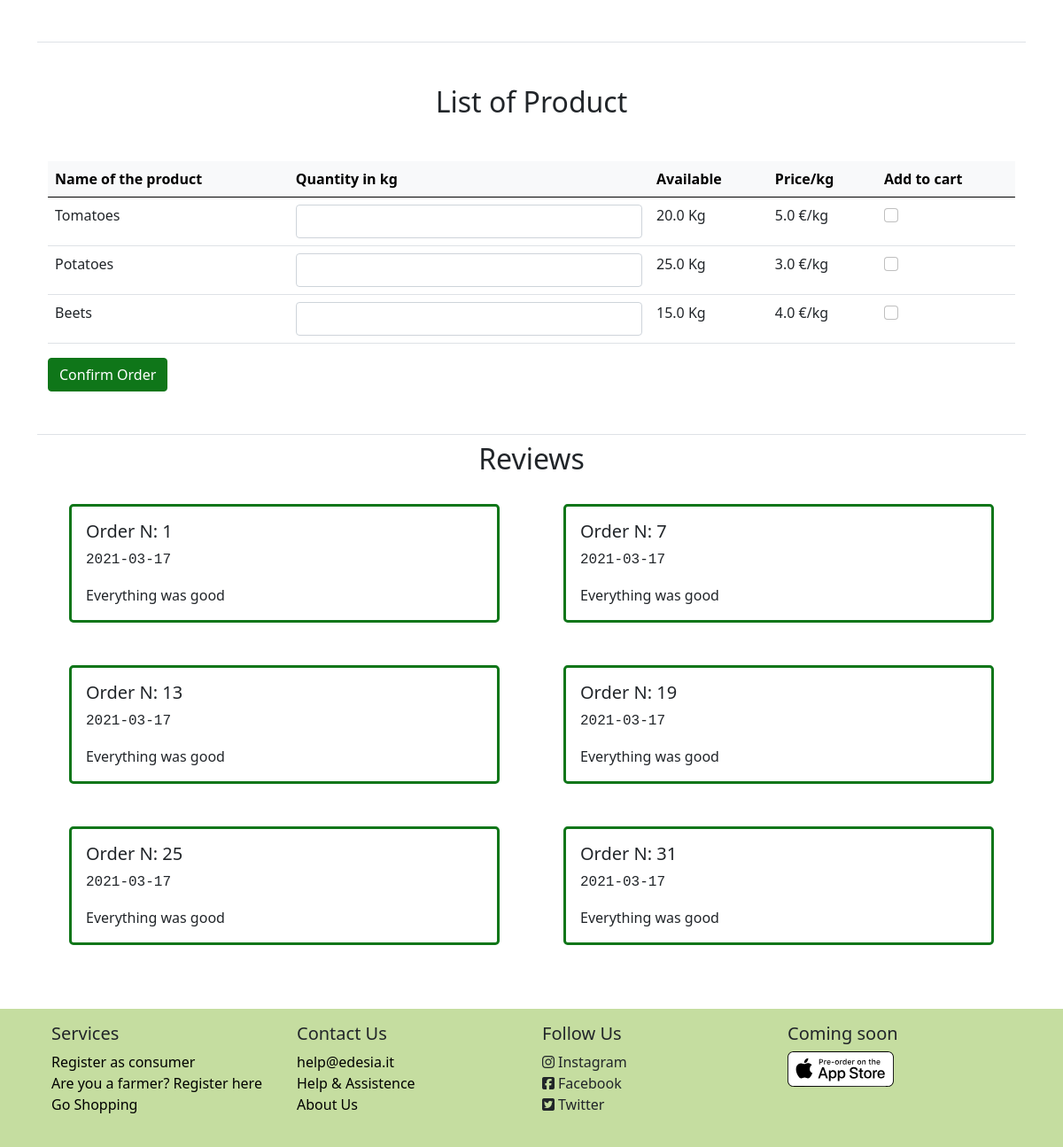
The app's page /farmer_store/7 (lower part), older data.
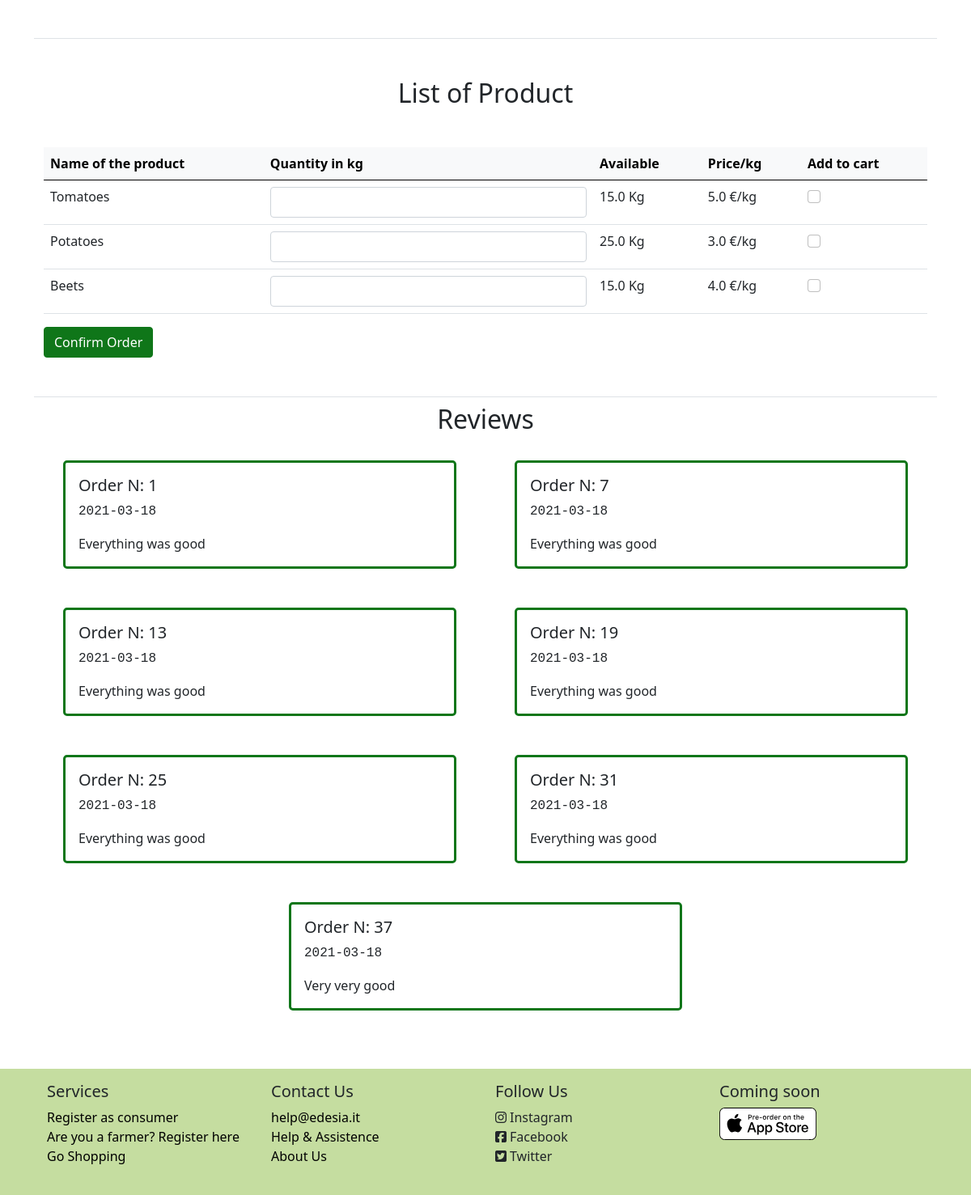
The same page, newer data.
### model.py (models this page shows, shortened)
class Product (db.Model):
    id = db.Column(db.Integer, primary_key=True)
    box = db.Column(db.Boolean)
    supplier_id = db.Column(db.Integer, db.ForeignKey('supplier.id'))
    name = db.Column(db.String, nullable=False)
    price = db.Column(db.Float, nullable=False)
    quantity = db.Column(db.Float, nullable=False)
    description = db.Column(db.Text)

class Review (db.Model):
    id = db.Column(db.Integer, primary_key=True)
    order_id = db.Column(db.Integer, db.ForeignKey('order.id'))
    consumer_id = db.Column(db.Integer, db.ForeignKey('consumer.id'))
    supplier_id = db.Column(db.Integer, db.ForeignKey('supplier.id'))
    text = db.Column(db.Text, nullable=False)
    timestamp = db.Column(db.Date, default=datetime.utcnow)

### app.py (the view)
@app.route('/farmer_store/<int:id>', methods=['GET', 'POST'])
def farmer_store(id):
    supplier = Supplier.query.filter_by(id=id).first()
    products = Product.query.filter(Product.supplier_id==id, Product.box==False, Product.quantity>0.0).all()
    boxes = Product.query.filter(Product.supplier_id==id, Product.box==True, Product.quantity>0.0).all()
    min_entries = len(products)+len(boxes)
    class LocalForm(OrderForm):pass
    LocalForm.order = FieldList(FormField(OrderEntryForm), min_entries=min_entries) # min_entries represent the minimum istances of the FormField that will be shown
    form=LocalForm()
    reviews = Review.query.filter_by(supplier_id=id).all() # query the reviews to be shown in the page
    return render_template("Pages/farmer_store.html", supplier=supplier, products=products, boxes=boxes, form=form, reviews=reviews, title="Supplier-Store")

### app.py
    class LocalForm(OrderForm):pass

### form.py
class OrderEntryForm(FlaskForm):
    name = StringField()
    quantity = FloatField('Quantity')
    price = FloatField()
    to_order = BooleanField('Add Product')
    box = BooleanField()

### templates/Pages/farmer_store.html (shortened to what this page needs)
{% extends 'Components/base.html' %}
{% block body %}
    <div class="container-lg mt-3 border-top">
        <form action="{{ url_for('order_func', id = supplier.id) }}" method="post">
            <div class="row row-cols-md-4">
                {% for i in range(boxes|length) %}
                    <div class="col-md">
                    </div>
                {% endfor %}
            </div>
            <div class="container-fluid m-auto border-top">
                <h2 class="text-center m-5">List of Product</h2>
            <div class="table-responsive-lg">
                <table class="table table-hover">
                    <thead class="table-light">
                    <tr>
                        <th scope="col">Name of the product</th>
                        <th scope="col">Quantity in kg</th>
                        <th scope="col">Available</th>
                        <th scope="col">Price/kg</th>
                        <th scope="col">Add to cart</th>
                    </tr>
                    </thead>
                    <tbody>
                    {% for i in range(products|length) %}
                        <tr>
                            <td scope="row">{{ products[i].name }}</td>
                            <td>{{ form.order[i].quantity(class="form-control") }}</td>
                            <td>{{ products[i].quantity }} Kg</td>
                            <td>{{ products[i].price }} €/kg</td>
                            <td class="m-auto">{{ form.order[i].to_order(class="form-check-input") }}</td>
                        </tr>
                    {% endfor %}
                    </tbody>
                </table>
            </div>
            {{ form.submit(class="btn btn-primary", style="background-color: #0F7619; border-color: #0F7619") }}
            </div>
        </form>
        {% if reviews %}
            <div class="container-fluid mt-5 border-top">
                    <h2 class="text-center mt-2">Reviews</h2>
            <div class="row row-cols-lg-2">
                {% for review in reviews %}
                    <div class="col-lg m-auto">
                             <div class="card m-4 rounded-3 border-3" id="cardResult">
                                        <div class="card-body">
                                            <h5 class="card-title">
                                                Order N: {{ review.order_id }}
                                            </h5>
                                            <p class="font-monospace">{{ review.timestamp }}</p>
                                            <p class="card-text">{{ review.text}}</p>
                                        </div>
                            </div>
                    </div>
                {% endfor %}
            </div>
                </div>
        {% endif %}
    </div>
{% endblock %}

### templates/Components/base.html (shortened to what this page needs)
<!DOCTYPE html>
<html lang="en">
<head>
    {% block head %}
        <link href="/static/personal.css" rel="stylesheet">
        <link href="/static/bootstrap/css/bootstrap.css" rel="stylesheet">
    {% endblock %}
</head>
<body>
{% block body %}
{% endblock %}
{% block footer %}
    <div class="container-fluid mt-5" style="background-color: #C5DDA0">
        <div class="container-lg" id="footer">
            <div class="row row-cols-md-4 p-3">
                <div class="col-md pb-1 m-auto navbar-light">
                    <h5>Services</h5>
                    <ul class="list-unstyled">
                        <li><a href="{{ url_for('registration', type_user='consumer') }}">Register as consumer</a></li>
                        <li><a href="{{ url_for('registration', type_user='supplier') }}">Are you a farmer? Register here</a></li>
                        <li><a href="#search">Go Shopping</a></li>
                    </ul>
                </div>
                 <div class="col-md pb-1 m-auto">
                    <h5>Contact Us</h5>
                    <ul class="list-unstyled">
                        <li><a href="mailto:help@edesia.it">help@edesia.it</a></li>
                        <li><a href="{{ url_for('contact_us') }}">Help & Assistence</a></li>
                        <li><a href="{{ url_for('about_us') }}">About Us</a></li>
                    </ul>
                </div>
                 <div class="col-md pb-1 m-auto">
                     <h5>Follow Us</h5>
                     <ul class="list-unstyled">
                         <li><i class="fab fa-instagram pe-1"></i>Instagram</li>
                         <li><i class="fab fa-facebook-square pe-1"></i>Facebook</li>
                         <li><i class="fab fa-twitter-square pe-1"></i>Twitter</li>
                     </ul>
                </div>
                 <div class="col-md pb-1">
                     <h5>Coming soon</h5>
                     <img src="/static/images/homepage/coming_soon_apple.svg" class="img-fluid">
                </div>
            </div>
        </div>
    </div>
{% endblock %}
</body>
</html>

### static/personal.css (style rules this page uses)
#footer a { text-decoration: none; color: black; }
#searchBar input, #cardResult, #cardProfileConsumer { border-color: #0F7619;; }

Row changes from the older to the newer data that the page shows:
changed Review (number 1 of 7 on the later page): timestamp "2021-03-17" → "2021-03-18"
changed Review (number 2 of 7 on the later page): timestamp "2021-03-17" → "2021-03-18"
changed Review (number 3 of 7 on the later page): timestamp "2021-03-17" → "2021-03-18"
changed Review (number 4 of 7 on the later page): timestamp "2021-03-17" → "2021-03-18"
changed Review (number 5 of 7 on the later page): timestamp "2021-03-17" → "2021-03-18"
changed Review (number 6 of 7 on the later page): timestamp "2021-03-17" → "2021-03-18"
added Review: order_id "37", timestamp "2021-03-18", text "Very very good"
Text that changed along with them:
new list line: "Tomatoes 15.0 5.0"
new list line: " Kg €/kg ☐"
list line gone: "Tomatoes 20.0 5.0"
list line gone: " Kg €/kg ☐"
